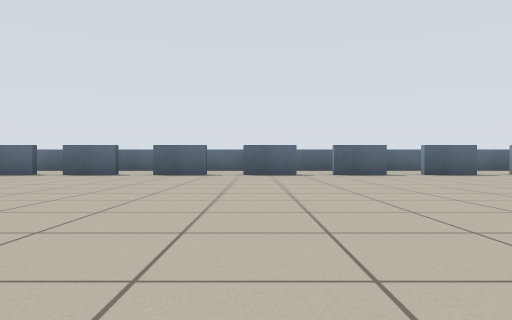
view 1 (above)

24 first-person views from a walk through a Stage world. The camera is 0.5 m above the floor, looks level and sees 70° across. Floor lines are 1 m apart. The floor is counted in squares, 2 m on a side. Each view is taken from the middle of a square. On the plan, view 1 faces up. The plan holds only what a view shows up to about 9 squares ahead; the rest is blank. Robots are left out.

view 2
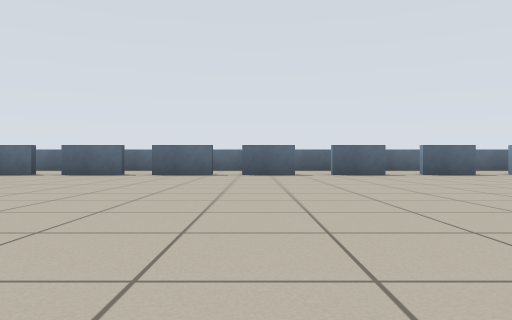

view 3
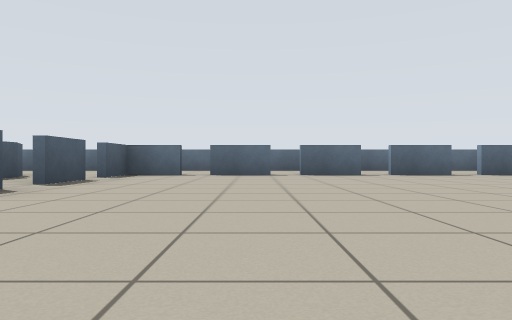

view 4
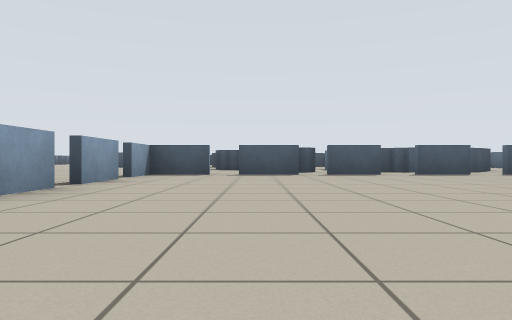

view 5
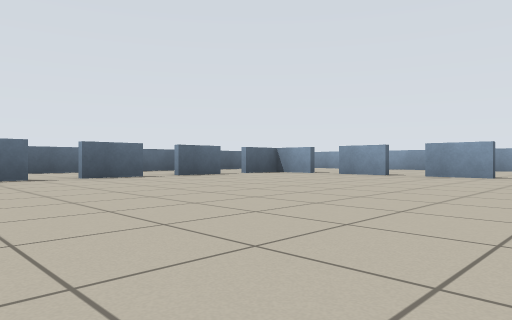

view 6
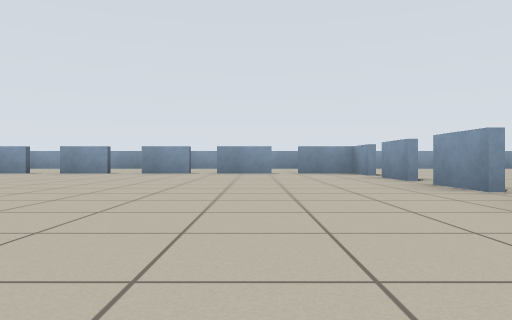

view 7
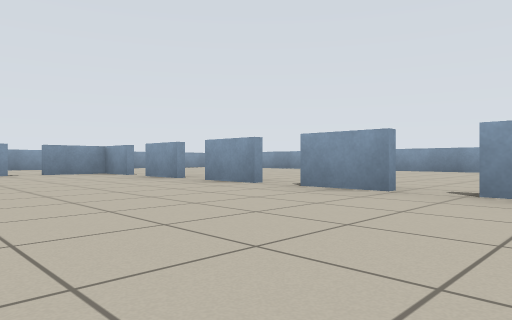

view 8
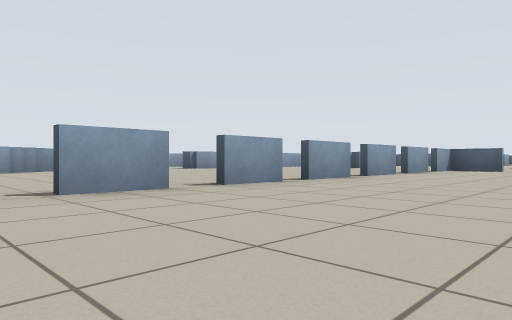

view 9
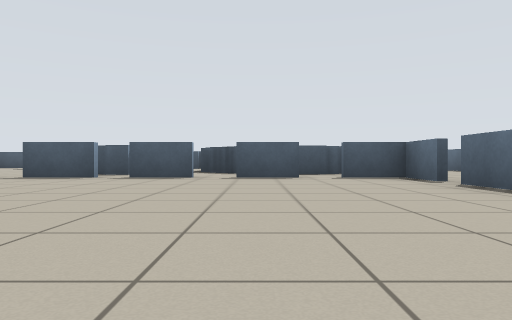

view 10
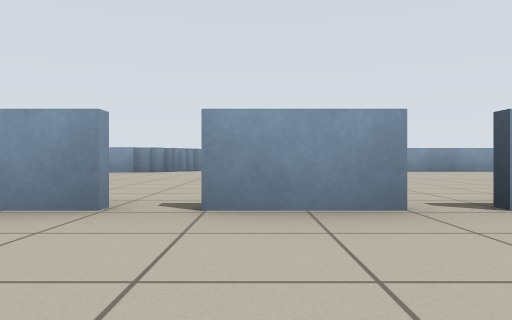

view 11
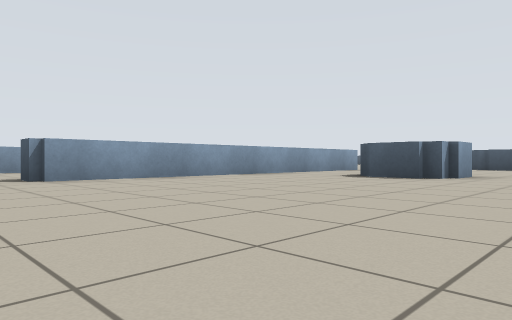

view 12
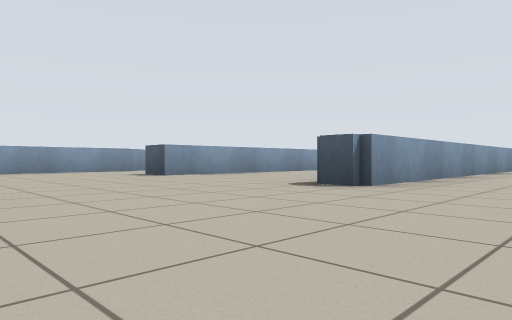

view 13
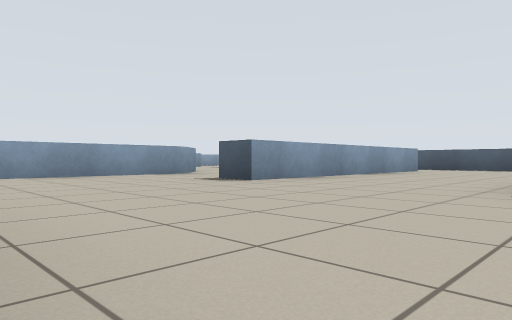

view 14
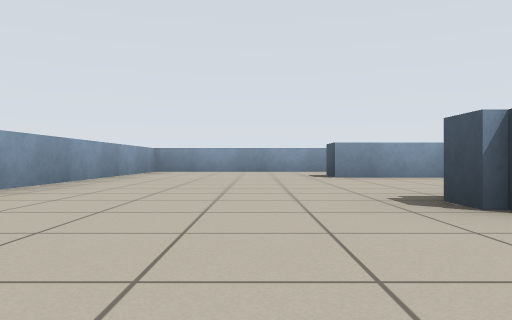

view 15
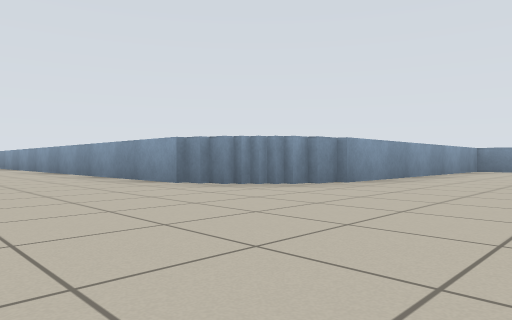

view 16
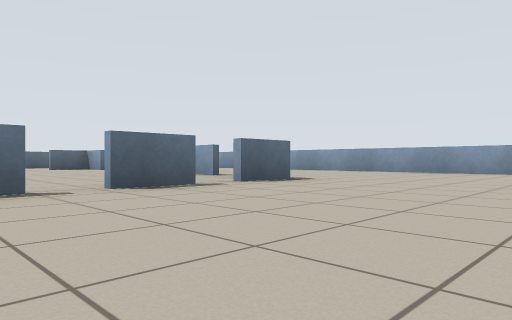

view 17
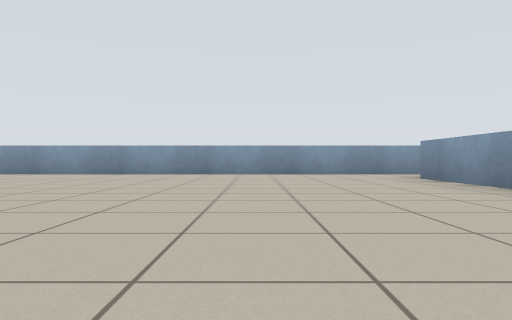

view 18
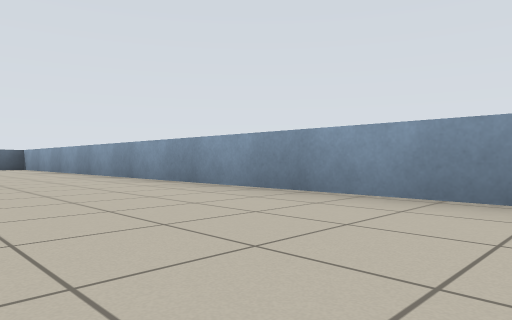

view 19
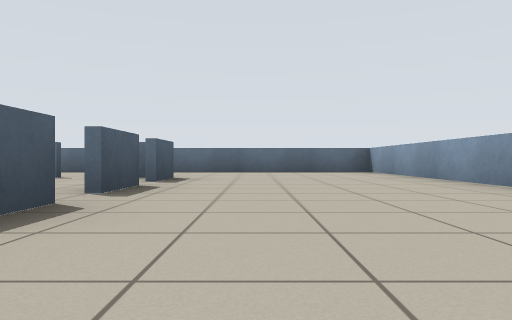

view 20
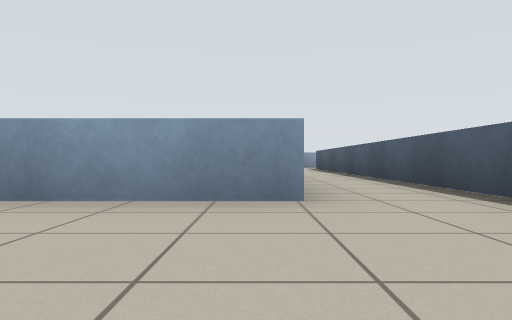

view 21
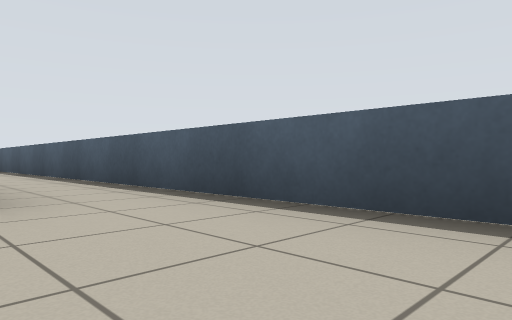

view 22
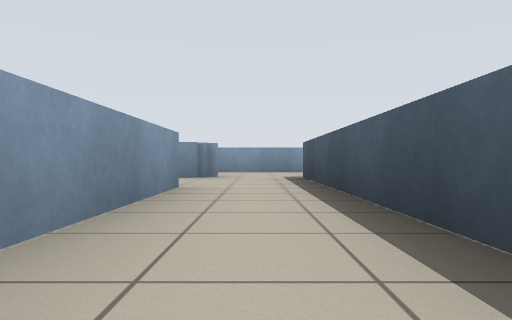

view 23
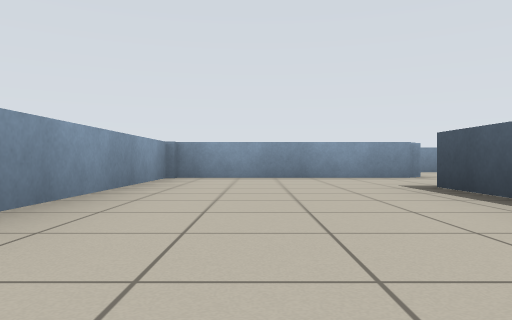

view 24
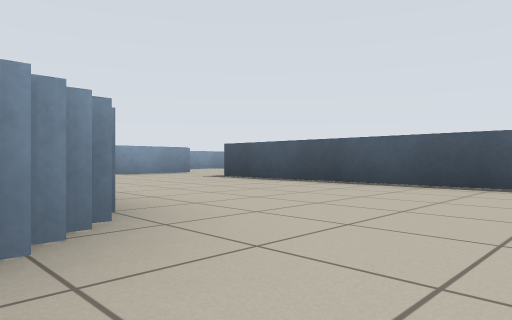

### Floor plan
Key: @ floor where view 1 was taken; # wall or solid block; x gap in a wall; . floor; = window, fence, low wall or low ledge.
Columns run from 16 left of view 1 to 11 right of it. Each row starts with its distance up from view 1.
  9    ########################
  8     ..  ...................=
  7     .......................=
  6      =.=.==.==.==.==.==....=
  5      #.....................=
  4     ##.=...............=...=
  3     #..=...............=...=
  2      =.....................=
  1      =.=...............=...=
  0     ...=........@......x...=
 -1     .. =.==.==.==.==.=x=...=
 -2        ......... ..........=
 -3    ............. ..........=
 -4 #....#=......... ..........=
 -5      =.....................=
 -6     .......................=
 -7    #######....#==========#.=
 -8    #..........=
 -9    #..........=
-10    #..........=
-11    #.#====....=
-12    #.#........=
-13    #.#...=####
-14    #.#...=
-15    #.#...=
-16    #.#...=
-17    #.....=
-18    =.===#
-19    ...
-20    ...
-21    ===

Positions as (right, up) in squares from view 1, and headings:
1: (0, 0), facing up
2: (-3, 0), facing up
3: (-7, 0), facing up
4: (-3, 1), facing left
5: (1, 1), facing up-right
6: (0, 1), facing right
7: (0, 2), facing down-right
8: (0, 2), facing down-left
9: (-4, 4), facing left
10: (-4, 1), facing down
11: (-5, -2), facing down-left
12: (-3, -5), facing down-left
13: (-3, -7), facing down-left
14: (-5, -5), facing down
15: (-5, -4), facing down-right
16: (3, -4), facing up-right
17: (4, -4), facing right
18: (8, -2), facing up-right
19: (8, 1), facing up
20: (-11, -8), facing down
21: (-11, -8), facing down-left
22: (-12, -13), facing down
23: (-9, -13), facing down
24: (-7, -12), facing down-left
